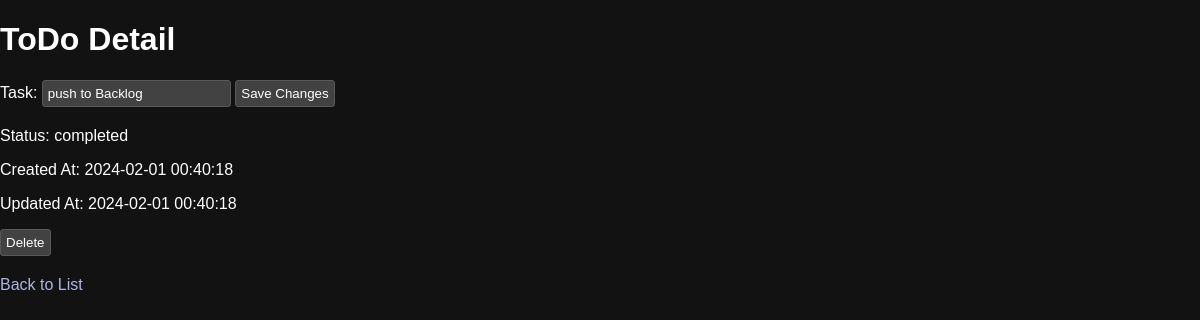
Screenshot of /todo/2 with the database file from the repository.
### tables this page shows
CREATE TABLE TODOS
                        (ID INTEGER PRIMARY KEY AUTOINCREMENT,
                        TASK TEXT NOT NULL,
                        STATUS TEXT NOT NULL,
                        CREATED_AT TIMESTAMP DEFAULT CURRENT_TIMESTAMP,
                        UPDATED_AT TIMESTAMP DEFAULT CURRENT_TIMESTAMP,
                        ITEM_ORDER INTEGER);

### app.py (the view)
@app.route('/todo/<int:id>')
def todo_detail(id):
    conn = get_db_connection()
    cursor = conn.cursor()
    cursor.execute("SELECT * FROM TODOS WHERE ID = ?", (id,))
    todo = cursor.fetchone()
    conn.close()
    return render_template('todo_detail.html', todo=todo)

### app.py (called while the page is built)
def get_db_connection():
    db_path = os.path.join(app.root_path, 'todo.db')
    conn = sqlite3.connect(db_path)
    conn.row_factory = sqlite3.Row
    return conn

### templates/todo_detail.html (shortened to what this page needs)
<!DOCTYPE html>
<html>
<head>
    <link rel="stylesheet" type="text/css" href="{{ url_for('static', filename='css/style.css') }}">
</head>
<body>
    <h1>ToDo Detail</h1>
    <form method="post" action="/edit/{{ todo['ID'] }}">
        <label for="task">Task:</label>
        <input type="text" id="task" name="task" value="{{ todo['TASK'] }}">
        <input type="submit" value="Save Changes">
    </form>
    <p>Status: {{ todo['STATUS'] }}</p>
    <p>Created At: {{ todo['CREATED_AT'] }}</p>
    <p>Updated At: {{ todo['UPDATED_AT'] }}</p>
    <form method="post" action="/delete/{{ todo['ID'] }}">
        <input type="submit" value="Delete" onclick="return confirm('Are you sure you want to delete this item?');">
    </form>
    <a href="/">Back to List</a>
</body>
</html>

### static/css/style.css (style rules this page uses)
body { font-family: Arial, sans-serif; margin: 0; padding: 0; background-color: #121212; color: #fff; }
h1 { color: #fff; }
form { margin-bottom: 20px; }
a { color: rgb(171, 182, 228); text-decoration: none; transition: color 0.3s ease-in-out, text-decoration 0.3s ease-in-out; }
input[type="text"], input[type="submit"] { background-color: #424242; color: white; border: 1px solid #575757; padding: 5px; border-radius: 3px; transition: background-color 0.3s, border-color 0.3s; }

### rows the page displays
TODOS: task "push to Backlog", STATUS "completed", CREATED_AT "2024-02-01 00:40:18", UPDATED_AT "2024-02-01 00:40:18"
